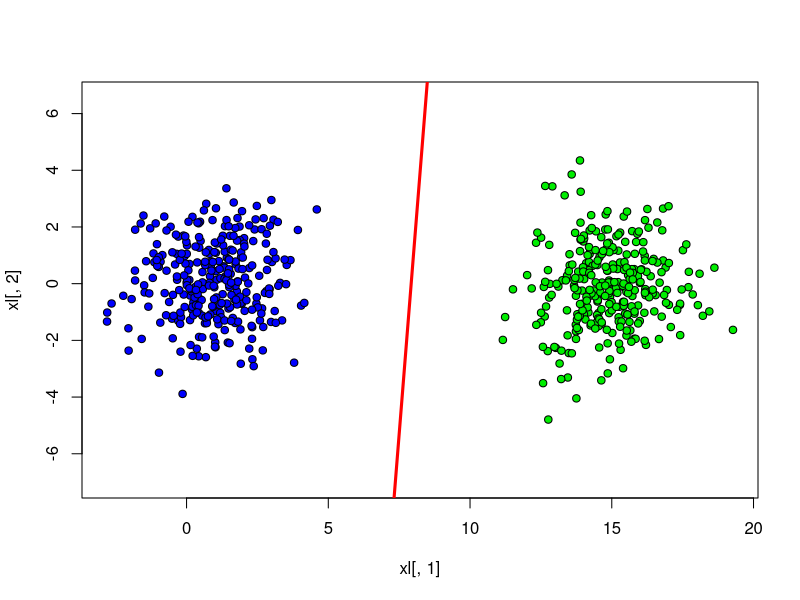

Generate this figure with R:
library(MASS) # Generation of multidimensional normal distribution
ObjectsCountOfEachClass <- 300

estimateFisherCovarianceMatrix <- function(objects1,
                                           objects2, mu1, mu2)
{
  rows1 <- dim(objects1)[1]
  rows2 <- dim(objects2)[1]
  rows <- rows1 + rows2
  cols <- dim(objects1)[2]
  sigma <- matrix(0, cols, cols)
  for (i in 1:rows1)
  {
    sigma <- sigma + (t(objects1[i,] - mu1) %*%
                        (objects1[i,] - mu1)) / (rows + 2)
  }
  for (i in 1:rows2)
  {
    sigma <- sigma + (t(objects2[i,] - mu2) %*%
                        (objects2[i,] - mu2)) / (rows + 2)
  }
  return (sigma)
}

estimateMu <- function(xl)
{

	m <- dim(xl)[2]
	mu <- matrix(NA, 1, m)
	
	for(i in 1:m)
	{
		mu[1,i] <- mean(xl[,i])
	}
	
	return(mu)	
}

Sigma1 <- matrix(c(2, 0, 0, 2), 2, 2)
Sigma2 <- matrix(c(2, 0, 0, 2), 2, 2)
Mu1 <- c(1, 0)
Mu2 <- c(15, 0)
xy1 <- mvrnorm(n=ObjectsCountOfEachClass, Mu1, Sigma1)
xy2 <- mvrnorm(n=ObjectsCountOfEachClass, Mu2, Sigma2)

xl <- rbind(cbind(xy1, 1), cbind(xy2, 2))

colors <- c("blue", "green2")
plot(xl[,1], xl[,2], pch = 21, bg = colors[xl[,3]], asp = 1)

objectsOfFirstClass <- xl[xl[,3] == 1, 1:2]
objectsOfSecondClass <- xl[xl[,3] == 2, 1:2]
mu1 <- estimateMu(objectsOfFirstClass)
mu2 <- estimateMu(objectsOfSecondClass)
sigma <- estimateFisherCovarianceMatrix(objectsOfFirstClass, objectsOfSecondClass, mu1, mu2)

inverseSigma <- solve(sigma)
alpha <- inverseSigma %*% t(mu1 - mu2)
mu_st <- (mu1 + mu2) / 2
beta <- mu_st %*% alpha

abline(beta / alpha[2,1], -alpha[1,1]/alpha[2,1], col =
         "red", lwd = 3)
mu<-rbind(mu1,mu2)

classifier <- function(xy,m,s,lambda,Py)
{
  n <- dim(mu)[2]
  p <- rep(0,n)
  for(i in 1:n)
  {
    mu <- matrix(c(m[i,1],m[i,2]),1,2)
    det <- det(sigma)
    invsigma <- solve(sigma)
    
    b <- invsigma %*% t(mu) 
    D <- -2*b[1,1]
    E <- -2*b[2,1]
    
    F <- c(mu %*% invsigma %*% t(mu)) 
    
    func <- function(x, y) {
      f<-x*D + y*E + F
    }
    f<-func(xy[1],xy[2])
    p[i] <- log(lambda*Py) - f
  }
  if(p[1] > p[2])
  {
    class<-colors[1]
  }
  else
  {
    class<-colors[2]
  }
  return(class)
}

